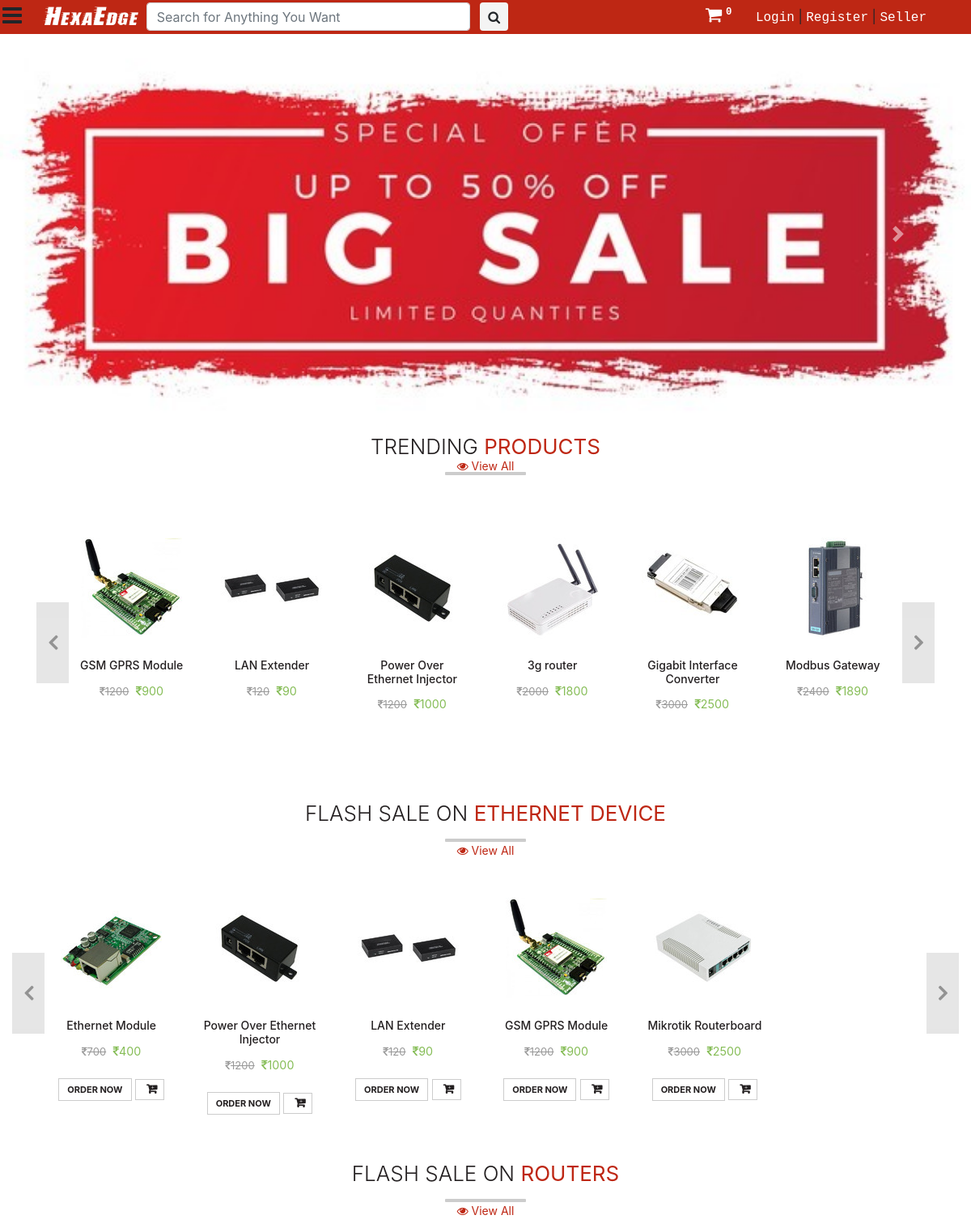
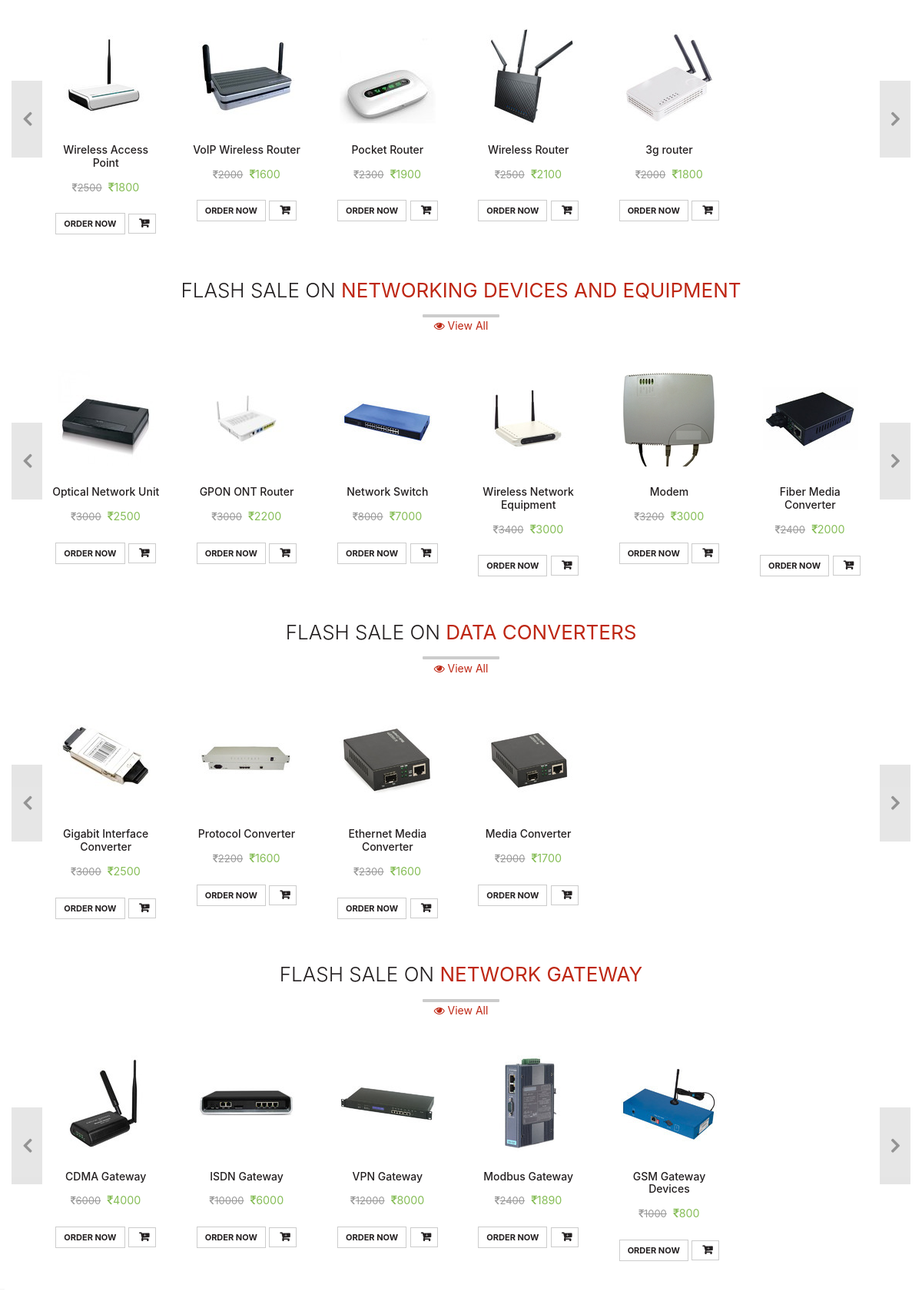
The page / on the database its author committed (2 pictures, top to bottom).
### main/models.py (models this page shows, shortened)
class Slider(models.Model):
	name = models.CharField(max_length=50, default = "", null=True)
	image = models.ImageField(upload_to='slider_img')
	url = models.CharField(max_length=200, default = "#", null=True)

### saler/models.py (models this page shows, shortened)
class trend(models.Model):
	product = models.OneToOneField(Product, default="", on_delete=models.CASCADE, null=True)
	number = models.PositiveIntegerField()

class Product(models.Model):
	GST_CHOICES = (("0",'0'),("3",'3'),("5",'5'),("12",'12'),("18",'18'),("28",'28'))
	product_id = models.BigAutoField(primary_key=True)
	product_id2 = models.CharField(max_length=100,default='')
	shop = models.ForeignKey(User, on_delete=models.CASCADE,default='')
	product_name = models.CharField(max_length=100)
	category = models.ForeignKey(category, default="", verbose_name="Category", on_delete=models.SET_DEFAULT, null=True)
	subcategory = models.CharField(max_length=50, default="")
	price = models.IntegerField(default=0)
	price_not = models.IntegerField(default=999)
	desc = models.TextField()
	gst = models.CharField(default='0',max_length=3,choices=GST_CHOICES)
	pub_date = models.DateField(auto_now=True)
	image1 = models.ImageField(upload_to='products/images', default="",null=True)
	image2 = models.ImageField(upload_to='products/images', default="",null=True,blank=True)
	image3 = models.ImageField(upload_to='products/images', default="",null=True,blank=True)
	image4 = models.ImageField(upload_to='products/images', default="",null=True,blank=True)
	image5 = models.ImageField(upload_to='products/images', default="",null=True,blank=True)

class category(models.Model):
	name = models.CharField(max_length=50, default="")
	sub_Categories  = models.TextField(default="")
	def __str__(self):
		return f'{self.name}'

### main/views.py (the view)
# urls.py: path('', views.index, name='home'),
def index(request):
	if request.user.is_superuser:
		return redirect('admin2')
	elif request.user.is_staff:
		return redirect("saler_home")
	else:
		pass
	prod = Product.objects.all()
	allProds = []
	catprods = Product.objects.values('category', 'product_id')
	cats = {item['category'] for item in catprods}
	for cat in cats:
		prod = []
		for p in [i for i in Product.objects.filter(category=cat)]:
			prod.append([p,[item for item in ProductSize.objects.filter(product=p)]])
		n = len(prod)
		nSlides = 5
		allProds.append([prod[::-1], range(1, nSlides), nSlides])
	params = {
		'sliders':Slider.objects.all(),
		'allProds':allProds,
		'category':category.objects.all(),
		'dow' : dow.objects.all()[0:30],
		'trend': trend.objects.order_by('-number')[0:30],
		'cart_element_no' : len([p for p in Cart.objects.all() if p.user == request.user]),
	}
	return render(request, 'main/index.html', params)

### main/templatetags/app_tags.py (called while the page is built)
@register.filter(name='split')
def split(str, key):
    return str.split(key)

### main/templates/main/index.html (shortened to what this page needs)
{% extends 'main/base.html' %}
{% load static %}
{% block main_head %}
<link href="{% static 'main/css/home_style.css' %}" rel="stylesheet" type="text/css" media="all" />
{% endblock main_head %}
{% block main_body %}
<div id="carouselExampleCaptions" class="carousel slide" data-ride="carousel" style="margin: 0;padding: 0">
	<ol class="carousel-indicators">
		<li data-target="#carouselExampleCaptions" data-slide-to="0" class="active"></li>
	</ol>
	<div class="carousel-inner">
		<div class="carousel-item active">
			<img src="{{sliders.0.image.url}}" alt="{{sliders.0.name}}" style="width: 100%">
		</div>
	</div>
	<a class="carousel-control-prev" href="#carouselExampleCaptions" role="button" data-slide="prev">
		<span class="carousel-control-prev-icon" aria-hidden="true"></span>
	</a>
	<a class="carousel-control-next" href="#carouselExampleCaptions" role="button" data-slide="next">
		<span class="carousel-control-next-icon" aria-hidden="true"></span>
	</a>
</div>
<div id="container_main">
	<div class="container">
		<div class="row">
			<div class="col-md-12">
				<h2>Trending <b>Products</b></h2>
				<div style="text-align: center;">
				<a href="/products/trend" class="btn"
					style="color: #be2714; font-size: 14px; padding-top: 0;  margin-top: -20px;">
					<i class="fa fa-eye" aria-hidden="true" style=""></i> View All
				</a></div>
				<div id="trendCarousel" class="carousel carousel1 slide" data-ride="carousel" data-interval="0">
					<ol class="carousel-indicators">
						<li data-target="#trendCarousel" data-slide-to="0" class="active"></li>
						<li data-target="#trendCarousel" data-slide-to="1"></li>
						<li data-target="#trendCarousel" data-slide-to="2"></li>
						<li data-target="#trendCarousel" data-slide-to="3"></li>
						<li data-target="#trendCarousel" data-slide-to="4"></li>
					</ol>
					<div class="carousel-inner">
						<div class="item carousel-item active">
							<div class="row">
								{% for i in trend %}
								<div class="col-sm-2 p-0 pr-2">
									<div class="thumb-wrapper">
										<div class="img-box">
											<img src="{{i.product.image1.url}}" class="img-responsive img-fluid" alt="">
										</div>
										<div class="thumb-content">
											<h4><a href="product/{{i.product_id}}" style="text-decoration: none; color: #231f20">
													{{i.product.product_name}}</a></h4>
											<p class="item-price"><strike><i class="fa fa-inr"
														aria-hidden="true"></i>{{i.product.price_not}}</strike> <span><i
														class="fa fa-inr" aria-hidden="true"></i>{{i.product.price}}</span></p>
										</div>
									</div>
								</div>
								{% if forloop.counter|divisibleby:6 and forloop.counter > 0 and not forloop.last %}
							</div>
						</div>
								{% endif %}
								{% endfor %}
					</div>
					<a class="carousel-control left carousel-control-prev" href="#trendCarousel" data-slide="prev">
						<i class="fa fa-angle-left"></i>
					</a>
					<a class="carousel-control right carousel-control-next" href="#trendCarousel" data-slide="next">
						<i class="fa fa-angle-right"></i>
					</a>
				</div>
			</div>
		</div>
	</div>
	<div class="container-fluid">
		{% for product, range, nSlides in allProds %}
		<h2>Flash Sale On <b>{{product.0.0.category}}</b></h2>
		<div id="demo{{forloop.counter}}" class="carousel carousel1 slide" data-ride="carousel" data-interval="0">
			<div style="text-align: center;">
				<a href="/products/{{product.0.0.category}}" class="btn"
					style="color: #be2714; font-size: 14px; padding-top: 0;  margin-top: -20px;">
					<i class="fa fa-eye" aria-hidden="true" style=""></i> View All
				</a></div>
			<ol class="carousel-indicators">
				<li data-target="#demo{{forloop.counter}}" data-slide-to="0" class="active"></li>
				{% for i in range %}
				<li data-target="#demo{{forloop.parentloop.counter}}" data-slide-to="{{i}}"></li>
				{% endfor %}
			</ol>
			<div class="carousel-inner">
				<div class="item carousel-item active">
					<div class="row">
						{% for i in product %}
						<div class="col-sm-2 p-0 pr-2">
							<div class="thumb-wrapper">
								<div class="img-box">
									<img src="{{i.0.image1.url}}" class="img-responsive img-fluid" alt="">
								</div>
								<div class="thumb-content">
									<h4><a href="product/{{i.0.product_id}}" style="text-decoration: none; color: #231f20">
											{{i.0.product_name}}</a>
									</h4>
									<p class="item-price"><strike><i class="fa fa-inr"
														aria-hidden="true"></i>{{i.0.price_not}}</strike> <span><i class="fa fa-inr"
												aria-hidden="true"></i>{{i.0.price}}</span></p>
									<div>
										{% if i.1 %}
										<a p_id="{{i.0.product_id}}" class="btn btn-primary oprbtn" id="ord{{i.0.product_id}}">Order Now</a>
										<div id="ord{{i.0.product_id}}sizesof" style="display: none;">
													{% for me in i.1 %}
													<form method="GET" style="display: inline;" action="/order_now">
														<input type="text" name="prod_id" value="{{i.0.product_id}}" style="display: none;">
														<input type="size" name="prod_size" value="{{me.size}}" style="display: none;">
														<button type="submit" class="btn pt-1 pb-1 pr-2 pl-2">{{me.size}}</button>
													</form>
													{% endfor %}
												</div>
												<a p_id="{{i.0.product_id}}" class="btn btn-primary oprbtn"  style="padding: 5px 10px 5px 5px;" id="atc{{i.0.product_id}}"><i class="fa fa-cart-plus" aria-hidden="true"></i></a>
												<div id="atc{{i.0.product_id}}sizesof" style="display: none;">
													{% for me in i.1 %}
													<a prod_id="{{i.0.product_id}}" class="btn pt-1 pb-1 pr-2 pl-2 add_to_cart">{{me.size}}</a>
													{% endfor %}
												</div>
										{% else %}
											<form method="GET" style="display: inline;" action="/order_now">
														<button type="submit" class="btn btn-primary oprbtn">Order Now</button>
													</form>
												<a prod_id="{{i.0.product_id}}" class="btn pt-1 pb-1 pr-2 pl-2 add_to_cart"><i class="fa fa-cart-plus" aria-hidden="true"></i></a>
										{% endif %}
									</div>
								</div>
							</div>
						</div>
						{% endfor %}
					</div>
				</div>
			</div>
			<a class="carousel-control left carousel-control-prev" href="#demo{{forloop.counter}}" data-slide="prev">
				<i class="fa fa-angle-left"></i>
			</a>
			<a class="carousel-control right carousel-control-next" href="#demo{{forloop.counter}}" data-slide="next">
				<i class="fa fa-angle-right"></i>
			</a>
		</div>
		{% endfor %}
	</div>
</div>
{% endblock main_body %}

### main/templates/main/base.html (shortened to what this page needs)
<!DOCTYPE html>
<html>
<head>
	{% load static %}
	{% load app_tags %}
	<link href="{% static 'main/css/bootstrap.min.css' %}" rel="stylesheet" type="text/css" media="all" />
	<link href="{% static 'main/css/style.css' %}" rel="stylesheet" type="text/css" media="all" />
	<link href="{% static 'saler/font-awesome/css/font-awesome.min.css' %}" rel="stylesheet">
	{% block main_head %}
	{% endblock main_head %}
</head>
<body>
	<nav class="main_nav" id="main_nav">
		<div class="container">
			<div class="nav_links">
				<a href="{% url 'home' %}" class="logo">HexaEdge </i></a>
				<form class="form-inline my-2 my-lg-0 serch" action="/search">
					<input class="form-control mr-sm-2" type="search" placeholder="Search for Anything You Want"
						aria-label="Search" name="query">
					<button class="btn" type="submit" style="margin: 0;"><i class="fa fa-search"
							aria-hidden="true"></i></button>
				</form>
			</div>
			<div class="user_links pt-1">
				<a href="{% url 'main_cart' %}" style="font-size: 22px; color: #fff; margin-right: 20px;"><i
						class="fa fa-shopping-cart" aria-hidden="true"></i><sup><span class="badge"
							id="cart_no">{{cart_element_no}}</span></sup></a>
				{% if request.user.is_authenticated %}
				<a href="##" data-container="body" data-toggle="popover" data-placement="bottom" data-trigger="focus"
					data-html="true"
					data-content="<a href='{% url 'myorders' %}'>My Order</a><br><a href='{% url 'account_settings' %}'>Account Settings</a>"><img
						src="{{request.user.userdetail.photo.url}}"
						style="height: 20px; width: 20px; border-radius: 10px; margin-right: 3px;">{{request.user.first_name}}</a>&nbsp;|
				<a href="{% url 'logout' %}">Logout</a>
				{% else %}
				<a href="{% url 'login' %}">Login</a>&nbsp;|
				<a href="{% url 'signup' %}">Register</a>&nbsp;|
				<a href="{% url 'seller_signup' %}">Seller</a>
				{% endif %}
			</div>
		</div>
	</nav>
	<header id="navheader">
		<section class="social_media">
		</section>
	</header>
	<a class="menu_bar"><i class="fa fa-bars" aria-hidden="true"></i></a>
	<main class="" id="menu_close">
		{% block main_body %}
		{% endblock main_body %}
	</main>
</body>
</html>

### main/static/main/css/style.css (style rules this page uses)
body a { text-decoration:none; transition:0.5s all; -webkit-transition:0.5s all; -moz-transition:0.5s all; -o-transition:0.5s all; -ms-transition:0.5s all; }
.menu_bar { position: fixed; top: -2px; left: 3px; z-index: 99; color: #fff; font-size: 28px; }
main { transition: all 300ms linear; padding-top: 42px; }
.main_nav input { height: 35px; }
.main_nav button { background-color: #f4f4f4; height: 35px; padding: 0 9px 0 9px; }
.main_nav { height: 42px; width: 100%; position: fixed; background-color: #be2714; z-index: 99; }
.main_nav .serch { display: inline; float: right; padding: 3px 0 0 10px; }
.main_nav .serch input { width: 400px; }
.main_nav .nav_links { float: left; margin-left: 10px; }
.main_nav .nav_links .logo { font-size: 28px; font-family: stormextrabold; color: #fff; }
.main_nav .nav_links a { font-family: Courier New; color: #fff; }
.main_nav .user_links { float: right; margin-right: 10px }
.main_nav .user_links a { font-family: Courier New; color: #fff; }
.active { left: 0; }
header { transition: all 300ms linear; top: 42px; left: -200px; height: 100%; width: 200px; background-color: #231f20; position: fixed; color: #fff; overflow: unset; z-index: 99; }
header .social_media { margin-left: 1px; bottom: 0; position: fixed; border-top: #f4f4f4 1px solid; }
.item-price { font-size: 13px; padding: 2px 0; }
.item-price strike { color: #999; margin-right: 5px; }
.item-price span { color: #86bd57; font-size: 110%; }

### main/static/main/css/home_style.css (style rules this page uses)
h2 { color: #231f20; font-size: 26px; font-weight: 300; text-align: center; text-transform: uppercase; position: relative; }
h2 b { color: #be2714; }
h2::after { content: ""; width: 100px; position: absolute; margin: 0 auto; height: 4px; background: rgba(0, 0, 0, 0.2); left: 0; right: 0; bottom: -20px; }
.carousel1 { margin: 30px auto; padding: 0 50px; }
.carousel1 .item { min-height: 330px; text-align: center; overflow: hidden; }
.carousel1 .item .img-box { height: 160px; width: 100%; position: relative; }
.carousel1 .item img { max-width: 100%; max-height: 100%; display: inline-block; position: absolute; bottom: 0; margin: 0 auto; left: 0; right: 0; }
.carousel1 .item h4 { font-size: 14px; margin: 10px 0; }
.carousel1 .item .btn { color: #231f20; border-radius: 0; font-size: 11px; text-transform: uppercase; font-weight: bold; background: none; border: 1px solid #ccc; padding: 5px 10px; margin-top: 5px; line-height: 16px; }
.carousel1 .item .btn i { font-size: 14px; font-weight: bold; margin-left: 5px; }
.carousel1 .thumb-wrapper { text-align: center; }
.carousel1 .thumb-content { padding: 15px; }
.carousel1 .carousel-control { height: 100px; width: 40px; background: none; margin: auto 0; background: rgba(0, 0, 0, 0.2); }
.carousel1 .carousel-control i { font-size: 30px; position: absolute; top: 50%; display: inline-block; margin: -16px 0 0 0; z-index: 5; left: 0; right: 0; color: rgba(0, 0, 0, 0.8); text-shadow: none; font-weight: bold; }
.carousel1 .item-price { font-size: 13px; padding: 2px 0; }
.carousel1 .item-price strike { color: #999; margin-right: 5px; }
.carousel1 .item-price span { color: #86bd57; font-size: 110%; }
.carousel1 .carousel-control.left i { margin-left: -3px; }
.carousel1 .carousel-control.left i { margin-right: -3px; }
.carousel1 .carousel-indicators { bottom: -50px; }

### main/templates/main/index.html (style rules this page uses)
h2 { color: #000; font-size: 26px; font-weight: 300; text-align: center; text-transform: uppercase; position: relative; }
h2 b { color: #be2714; }
h2::after { content: ""; width: 100px; position: absolute; margin: 0 auto; height: 4px; border-radius: 1px; background: #be2714; left: 0; right: 0; bottom: -5px; }
.item-price { font-size: 13px; padding: 2px 0; }

### rows shown on the page
Slider: image+name (picture)
trend: product.image1 (picture), product.product_name "GSM GPRS Module", product.price_not "1200", product.price "900"
trend: product.image1 (picture), product.product_name "LAN Extender", product.price_not "120", product.price "90"
trend: product.image1 (picture), product.product_name "Power Over Ethernet Injector", product.price_not "1200", product.price "1000"
trend: product.image1 (picture), product.product_name "3g router", product.price_not "2000", product.price "1800"
trend: product.image1 (picture), product.product_name "Gigabit Interface Converter", product.price_not "3000", product.price "2500"
trend: product.image1 (picture), product.product_name "Modbus Gateway", product.price_not "2400", product.price "1890"
Product: category.name "ETHERNET DEVICE", image1 (picture), product_name "Ethernet Module", price_not "700", price "400"
Product: image1 (picture), product_name "Power Over Ethernet Injector", price_not "1200", price "1000"
Product: image1 (picture), product_name "LAN Extender", price_not "120", price "90"
Product: image1 (picture), product_name "GSM GPRS Module", price_not "1200", price "900"
Product: image1 (picture), product_name "Mikrotik Routerboard", price_not "3000", price "2500"
Product: category.name "ROUTERS", image1 (picture), product_name "Wireless Access Point", price_not "2500", price "1800"
Product: image1 (picture), product_name "VoIP Wireless Router", price_not "2000", price "1600"
Product: image1 (picture), product_name "Pocket Router", price_not "2300", price "1900"
Product: image1 (picture), product_name "Wireless Router", price_not "2500", price "2100"
Product: image1 (picture), product_name "3g router", price_not "2000", price "1800"
Product: category.name "NETWORKING DEVICES AND EQUIPMENT", image1 (picture), product_name "Optical Network Unit", price_not "3000", price "2500"
Product: image1 (picture), product_name "GPON ONT Router", price_not "3000", price "2200"
Product: image1 (picture), product_name "Network Switch", price_not "8000", price "7000"
Product: image1 (picture), product_name "Wireless Network Equipment", price_not "3400", price "3000"
Product: image1 (picture), product_name "Modem", price_not "3200", price "3000"
Product: image1 (picture), product_name "Fiber Media Converter", price_not "2400", price "2000"
Product: category.name "DATA CONVERTERS", image1 (picture), product_name "Gigabit Interface Converter", price_not "3000", price "2500"
Product: image1 (picture), product_name "Protocol Converter", price_not "2200", price "1600"
Product: image1 (picture), product_name "Ethernet Media Converter", price_not "2300", price "1600"
Product: image1 (picture), product_name "Media Converter", price_not "2000", price "1700"
Product: category.name "NETWORK GATEWAY", image1 (picture), product_name "CDMA Gateway", price_not "6000", price "4000"
Product: image1 (picture), product_name "ISDN Gateway", price_not "10000", price "6000"
Product: image1 (picture), product_name "VPN Gateway", price_not "12000", price "8000"
Product: image1 (picture), product_name "Modbus Gateway", price_not "2400", price "1890"
Product: image1 (picture), product_name "GSM Gateway Devices", price_not "1000", price "800"

### other values the page prints
{{ cart_element_no }} "0"
